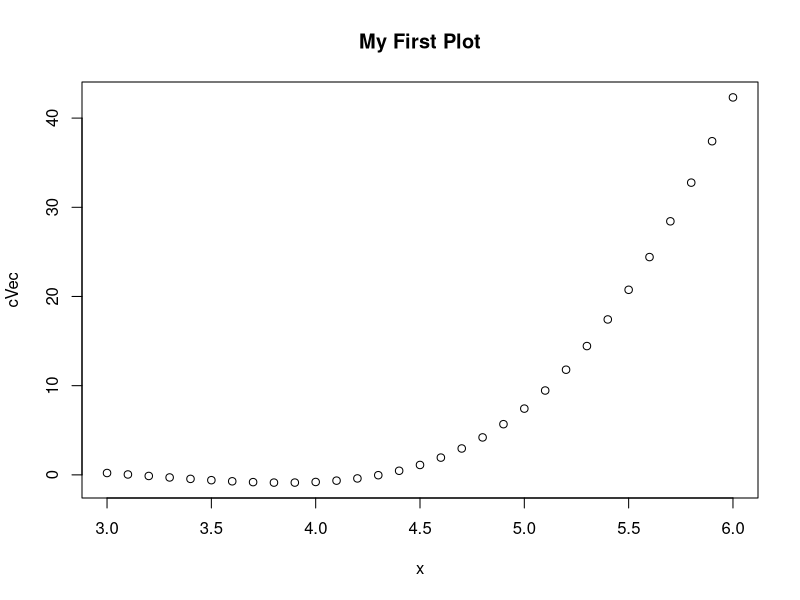
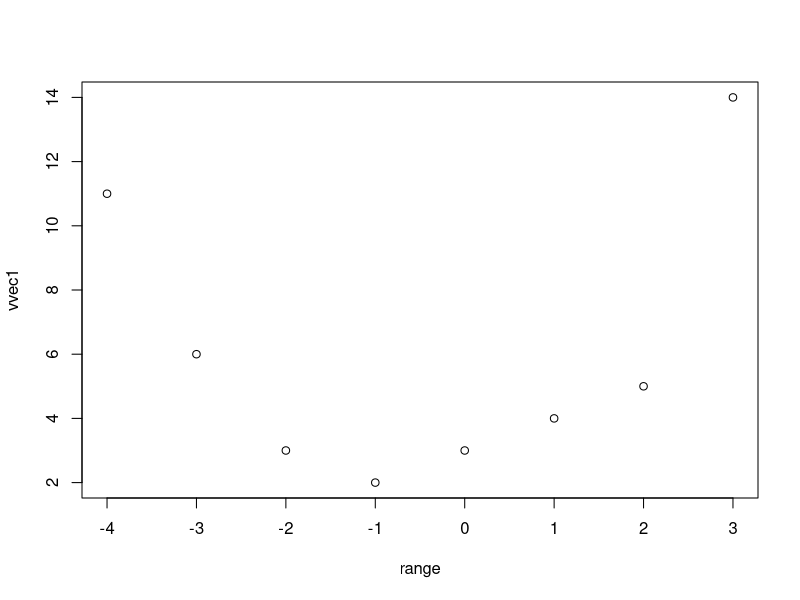

These charts were generated, in order, by the following R code:

#𝑓(𝑥) = 0.1e^x cosx + 2ln|x|
x <-seq (from = 3, to =6, by = 0.1)
cVec <- (0.1 * exp(x) * cos(x)+ 2*log(abs(x)))

ans <- sum(cVec);
print(paste("The sum of this vector is ",round(ans,4)))
plot(x,cVec, main = "My First Plot")

#summation formula
i <- 1:25
store <- (2^i/i + 3^i/i^2)

print(paste("summation is ",round(sum(store))))

#Create two vectors, Vec1 & Vec2, of random integers which are chosen 
#with replacement from the range of 0, 1, ... , 999. 
#The length of each vector is 100. Set the random seed to 75
set.seed(75)

Vec1 <- sample(0:999, size = 100, replace = TRUE)
Vec2 <- sample(0:999, size = 100, replace = TRUE)

Vec2a <- Vec2[Vec2 > 600]

print(Vec2a)

#find indexes where value are greater than 600
Vec2b <- which(Vec2 > 600)
print(Vec2b)

Vec1c <- Vec1[Vec2b]

print(Vec1c)
      
count <- sum(Vec1 %% 2 == 0)

print(paste("There are",count,"numbers divisable by 2"))
  
  #function
  myFun <- function(vvec1) {
    range <- -4:3
    index <- 1
    x <- -4
    while (x < 4) {
      if ( x >= 0 && x < 2 ) {
        vvec1[index] <- x + 3
      }else if(x < 0) {
          vvec1[index] <-  x^2 + 2*x +3
      }else if (x >= 2 ) {
        vvec1[index] <- x^2 + 4*x -7
      }
      x <- x+1
      index <- index +1
    }
    plot(range,vvec1)
    return (vvec1)
  }
  result <- myFun(numeric(length(8)))

  